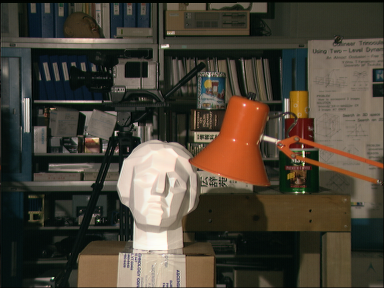
#> input picture D-map/L.png, 384 x 288 px
$ python D_map.py
#> lines starting #> are read from the running program, lines starting #| are printed output that depends on the picture
# import required libraries
import numpy as np
import cv2
from matplotlib import pyplot as plt

# read two input images as grayscale images
imgL = cv2.imread('L.png',0)
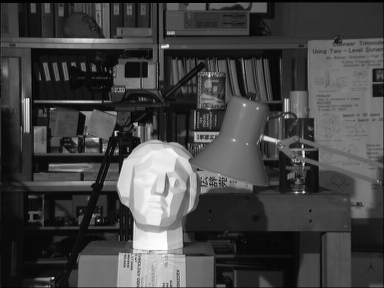
#> imgL: shape (288, 384); min 0, max 253, mean 67.8
imgR = cv2.imread('R.png',0)
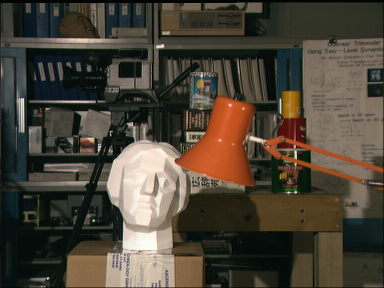
#> input picture D-map/R.png, 384 x 288 px
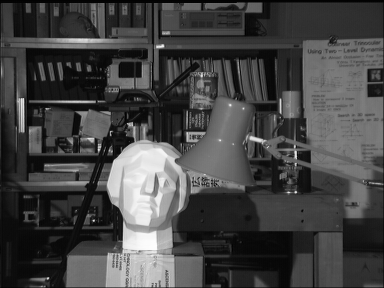
#> imgR: shape (288, 384); min 0, max 253, mean 68.2

# Initiate and StereoBM object
stereo = cv2.StereoBM_create(numDisparities=16, blockSize=15)

# compute the disparity map
disparity = stereo.compute(imgL,imgR)
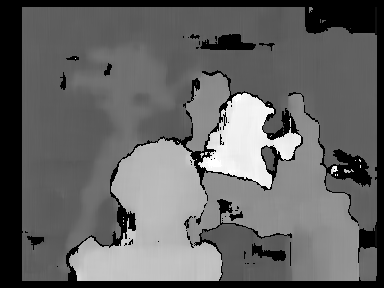
#> disparity: shape (288, 384) int16; min -16, max 240, mean 85; drawn with min black and max white
cv2.imwrite('depth_map.png', disparity)

disp_v2 = cv2.imread('depth_map.png')
#> disp_v2: shape (288, 384, 3); min 0, max 240, mean 88.1
disp_v2 = cv2.applyColorMap(disp_v2, cv2.COLORMAP_JET)
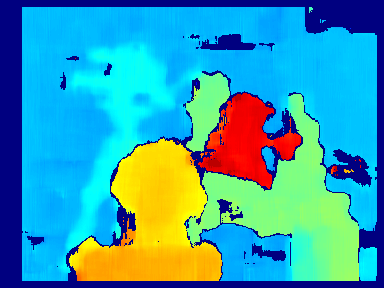
#> disp_v2: shape (288, 384, 3); mean B, G, R 174.2, 159.4, 56.1

plt.imshow(disparity,'gray')
plt.imshow(disp_v2)

cv2.imwrite('depth_map_coloured.png', disp_v2)

plt.show()
#> figure, not shown here; B, G, R data is drawn as R, G, B
# disparity.shape
